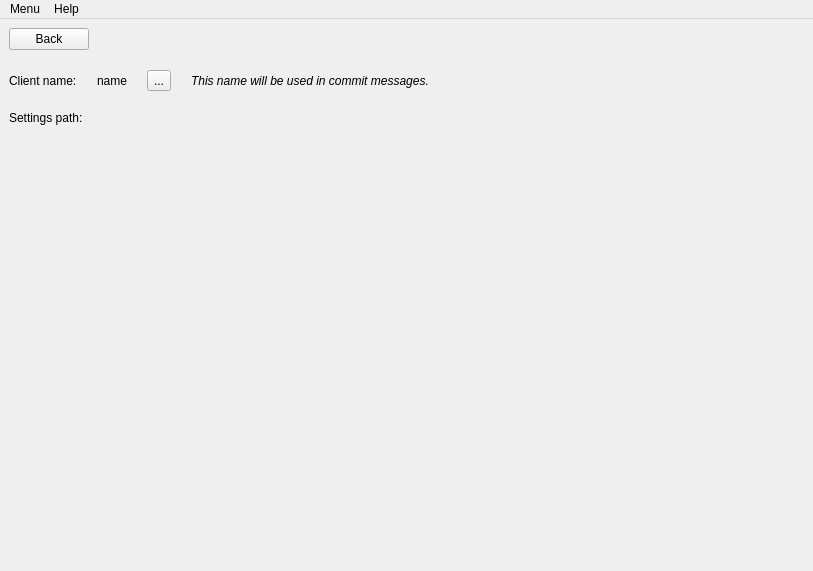
<?xml version="1.0" encoding="UTF-8"?>
<ui version="4.0">
 <class>MainWindow</class>
 <widget class="QMainWindow" name="MainWindow">
  <property name="geometry">
   <rect>
    <x>0</x>
    <y>0</y>
    <width>813</width>
    <height>571</height>
   </rect>
  </property>
  <property name="windowTitle">
   <string>Gid-Sync</string>
  </property>
  <property name="windowIcon">
   <iconset resource="../images/images.qrc">
    <normaloff>:/gid-sync</normaloff>:/gid-sync</iconset>
  </property>
  <widget class="QWidget" name="centralwidget">
   <layout class="QVBoxLayout" name="verticalLayout_4">
    <property name="leftMargin">
     <number>0</number>
    </property>
    <property name="topMargin">
     <number>0</number>
    </property>
    <property name="rightMargin">
     <number>0</number>
    </property>
    <property name="bottomMargin">
     <number>0</number>
    </property>
    <item>
     <widget class="QStackedWidget" name="stackedWidget">
      <property name="currentIndex">
       <number>1</number>
      </property>
      <widget class="QWidget" name="page_main">
       <layout class="QVBoxLayout" name="verticalLayout_3">
        <item>
         <layout class="QHBoxLayout" name="horizontalLayout_6">
          <item>
           <layout class="QVBoxLayout" name="verticalLayout_2">
            <item>
             <widget class="QListWidget" name="listWidget_repos">
              <property name="sizePolicy">
               <sizepolicy hsizetype="Fixed" vsizetype="Expanding">
                <horstretch>0</horstretch>
                <verstretch>0</verstretch>
               </sizepolicy>
              </property>
             </widget>
            </item>
            <item>
             <layout class="QHBoxLayout" name="horizontalLayout">
              <item>
               <widget class="QPushButton" name="pushButton_addRepo">
                <property name="sizePolicy">
                 <sizepolicy hsizetype="Preferred" vsizetype="Fixed">
                  <horstretch>0</horstretch>
                  <verstretch>0</verstretch>
                 </sizepolicy>
                </property>
                <property name="text">
                 <string>Add Repo</string>
                </property>
                <property name="icon">
                 <iconset resource="../images/images.qrc">
                  <normaloff>:/add_repo</normaloff>:/add_repo</iconset>
                </property>
               </widget>
              </item>
              <item>
               <spacer name="horizontalSpacer">
                <property name="orientation">
                 <enum>Qt::Horizontal</enum>
                </property>
                <property name="sizeType">
                 <enum>QSizePolicy::Minimum</enum>
                </property>
                <property name="sizeHint" stdset="0">
                 <size>
                  <width>40</width>
                  <height>20</height>
                 </size>
                </property>
               </spacer>
              </item>
              <item>
               <widget class="QToolButton" name="toolButton_removeRepo">
                <property name="toolTip">
                 <string>Remove selected repo from this app</string>
                </property>
                <property name="text">
                 <string>...</string>
                </property>
                <property name="icon">
                 <iconset resource="../images/images.qrc">
                  <normaloff>:/quit</normaloff>:/quit</iconset>
                </property>
               </widget>
              </item>
             </layout>
            </item>
           </layout>
          </item>
          <item>
           <widget class="QGroupBox" name="groupBox_repo">
            <property name="title">
             <string>Repo</string>
            </property>
            <layout class="QVBoxLayout" name="verticalLayout">
             <item>
              <widget class="QFrame" name="frame">
               <property name="frameShape">
                <enum>QFrame::StyledPanel</enum>
               </property>
               <property name="frameShadow">
                <enum>QFrame::Raised</enum>
               </property>
               <layout class="QHBoxLayout" name="horizontalLayout_5">
                <item>
                 <widget class="QLabel" name="label_repoName">
                  <property name="text">
                   <string>Repo Name</string>
                  </property>
                  <property name="alignment">
                   <set>Qt::AlignCenter</set>
                  </property>
                 </widget>
                </item>
                <item>
                 <widget class="QToolButton" name="toolButton_editRepoName">
                  <property name="toolTip">
                   <string>Edit repo display name for this app</string>
                  </property>
                  <property name="text">
                   <string>...</string>
                  </property>
                  <property name="icon">
                   <iconset resource="../images/images.qrc">
                    <normaloff>:/edit</normaloff>:/edit</iconset>
                  </property>
                 </widget>
                </item>
               </layout>
              </widget>
             </item>
             <item>
              <layout class="QHBoxLayout" name="horizontalLayout_3">
               <item>
                <widget class="QPushButton" name="pushButton_refresh">
                 <property name="text">
                  <string>Refresh</string>
                 </property>
                 <property name="icon">
                  <iconset resource="../images/images.qrc">
                   <normaloff>:/refresh</normaloff>:/refresh</iconset>
                 </property>
                </widget>
               </item>
               <item>
                <widget class="QPushButton" name="pushButton_pause">
                 <property name="text">
                  <string>Pause</string>
                 </property>
                 <property name="icon">
                  <iconset resource="../images/images.qrc">
                   <normaloff>:/pause</normaloff>:/pause</iconset>
                 </property>
                </widget>
               </item>
               <item>
                <widget class="QLabel" name="label_repoRefreshTime">
                 <property name="sizePolicy">
                  <sizepolicy hsizetype="Expanding" vsizetype="Preferred">
                   <horstretch>0</horstretch>
                   <verstretch>0</verstretch>
                  </sizepolicy>
                 </property>
                 <property name="text">
                  <string>Next refresh in:</string>
                 </property>
                </widget>
               </item>
               <item>
                <widget class="QToolButton" name="toolButton_editRepoRefreshTime">
                 <property name="toolTip">
                  <string>Edit refresh rate</string>
                 </property>
                 <property name="text">
                  <string>...</string>
                 </property>
                 <property name="icon">
                  <iconset resource="../images/images.qrc">
                   <normaloff>:/edit</normaloff>:/edit</iconset>
                 </property>
                </widget>
               </item>
              </layout>
             </item>
             <item>
              <widget class="QLabel" name="label_repoStatus">
               <property name="text">
                <string>Status:</string>
               </property>
               <property name="wordWrap">
                <bool>true</bool>
               </property>
              </widget>
             </item>
             <item>
              <widget class="QPlainTextEdit" name="plainTextEdit_repoLog">
               <property name="readOnly">
                <bool>true</bool>
               </property>
              </widget>
             </item>
             <item>
              <layout class="QGridLayout" name="gridLayout_2">
               <property name="topMargin">
                <number>0</number>
               </property>
               <item row="0" column="2">
                <widget class="QPushButton" name="pushButton_repoOpenPath">
                 <property name="text">
                  <string>Open</string>
                 </property>
                 <property name="icon">
                  <iconset resource="../images/images.qrc">
                   <normaloff>:/folder</normaloff>:/folder</iconset>
                 </property>
                </widget>
               </item>
               <item row="1" column="0">
                <widget class="QLabel" name="label_3">
                 <property name="text">
                  <string>Branch and remote:</string>
                 </property>
                </widget>
               </item>
               <item row="0" column="0">
                <widget class="QLabel" name="label_4">
                 <property name="text">
                  <string>Local path:</string>
                 </property>
                </widget>
               </item>
               <item row="1" column="1">
                <widget class="QLabel" name="label_repoBranchRemote">
                 <property name="text">
                  <string>-</string>
                 </property>
                </widget>
               </item>
               <item row="2" column="0">
                <widget class="QLabel" name="label_2">
                 <property name="text">
                  <string>Remote URL:</string>
                 </property>
                </widget>
               </item>
               <item row="0" column="1">
                <widget class="QLineEdit" name="lineEdit_repoPath">
                 <property name="readOnly">
                  <bool>true</bool>
                 </property>
                </widget>
               </item>
               <item row="2" column="1" colspan="2">
                <widget class="QLineEdit" name="lineEdit_repoRemoteUrl">
                 <property name="readOnly">
                  <bool>true</bool>
                 </property>
                </widget>
               </item>
              </layout>
             </item>
            </layout>
           </widget>
          </item>
         </layout>
        </item>
       </layout>
      </widget>
      <widget class="QWidget" name="page_settings">
       <layout class="QVBoxLayout" name="verticalLayout_5">
        <property name="spacing">
         <number>20</number>
        </property>
        <item>
         <layout class="QHBoxLayout" name="horizontalLayout_4">
          <item>
           <widget class="QPushButton" name="pushButton_settings_back">
            <property name="text">
             <string>Back</string>
            </property>
            <property name="icon">
             <iconset resource="../images/images.qrc">
              <normaloff>:/back</normaloff>:/back</iconset>
            </property>
           </widget>
          </item>
          <item>
           <spacer name="horizontalSpacer_2">
            <property name="orientation">
             <enum>Qt::Horizontal</enum>
            </property>
            <property name="sizeHint" stdset="0">
             <size>
              <width>40</width>
              <height>20</height>
             </size>
            </property>
           </spacer>
          </item>
         </layout>
        </item>
        <item>
         <layout class="QGridLayout" name="gridLayout">
          <item row="0" column="4">
           <spacer name="horizontalSpacer_4">
            <property name="orientation">
             <enum>Qt::Horizontal</enum>
            </property>
            <property name="sizeHint" stdset="0">
             <size>
              <width>40</width>
              <height>20</height>
             </size>
            </property>
           </spacer>
          </item>
          <item row="0" column="0">
           <widget class="QLabel" name="label">
            <property name="text">
             <string>Client name:</string>
            </property>
           </widget>
          </item>
          <item row="0" column="2">
           <widget class="QToolButton" name="toolButton_ourName_edit">
            <property name="text">
             <string>...</string>
            </property>
            <property name="icon">
             <iconset resource="../images/images.qrc">
              <normaloff>:/edit</normaloff>:/edit</iconset>
            </property>
           </widget>
          </item>
          <item row="0" column="1">
           <widget class="QLabel" name="label_settings_ourName">
            <property name="text">
             <string>name</string>
            </property>
           </widget>
          </item>
          <item row="0" column="3">
           <widget class="QLabel" name="label_5">
            <property name="font">
             <font>
              <italic>true</italic>
             </font>
            </property>
            <property name="text">
             <string>This name will be used in commit messages.</string>
            </property>
           </widget>
          </item>
         </layout>
        </item>
        <item>
         <widget class="QLabel" name="label_settingsPath">
          <property name="text">
           <string>Settings path:</string>
          </property>
          <property name="wordWrap">
           <bool>true</bool>
          </property>
         </widget>
        </item>
        <item>
         <spacer name="verticalSpacer">
          <property name="orientation">
           <enum>Qt::Vertical</enum>
          </property>
          <property name="sizeHint" stdset="0">
           <size>
            <width>20</width>
            <height>40</height>
           </size>
          </property>
         </spacer>
        </item>
       </layout>
      </widget>
      <widget class="QWidget" name="page_about">
       <layout class="QVBoxLayout" name="verticalLayout_6">
        <property name="spacing">
         <number>20</number>
        </property>
        <item>
         <layout class="QHBoxLayout" name="horizontalLayout_7">
          <item>
           <widget class="QPushButton" name="pushButton_about_back">
            <property name="text">
             <string>Back</string>
            </property>
            <property name="icon">
             <iconset resource="../images/images.qrc">
              <normaloff>:/back</normaloff>:/back</iconset>
            </property>
           </widget>
          </item>
          <item>
           <spacer name="horizontalSpacer_3">
            <property name="orientation">
             <enum>Qt::Horizontal</enum>
            </property>
            <property name="sizeHint" stdset="0">
             <size>
              <width>40</width>
              <height>20</height>
             </size>
            </property>
           </spacer>
          </item>
         </layout>
        </item>
        <item>
         <widget class="QLabel" name="label_7">
          <property name="text">
           <string/>
          </property>
          <property name="pixmap">
           <pixmap resource="../images/images.qrc">:/abouticon</pixmap>
          </property>
          <property name="alignment">
           <set>Qt::AlignCenter</set>
          </property>
         </widget>
        </item>
        <item>
         <widget class="QLabel" name="label_about_appname">
          <property name="font">
           <font>
            <pointsize>20</pointsize>
           </font>
          </property>
          <property name="styleSheet">
           <string notr="true"/>
          </property>
          <property name="text">
           <string>%APP_NAME%</string>
          </property>
          <property name="alignment">
           <set>Qt::AlignCenter</set>
          </property>
         </widget>
        </item>
        <item>
         <widget class="QLabel" name="label_about_appInfo">
          <property name="text">
           <string>%APP_VERSION%
%APP_YEAR% Gideon van der Kolf
noedigcode@gmail.com

Qt version %QT_VERSION%
Using icons from the Pastel SVG 1.2 icon set created by Michael Buckley</string>
          </property>
          <property name="alignment">
           <set>Qt::AlignCenter</set>
          </property>
         </widget>
        </item>
        <item>
         <widget class="QPlainTextEdit" name="plainTextEdit_about_changelog">
          <property name="styleSheet">
           <string notr="true">font-family: courier;</string>
          </property>
          <property name="readOnly">
           <bool>true</bool>
          </property>
         </widget>
        </item>
       </layout>
      </widget>
     </widget>
    </item>
   </layout>
  </widget>
  <widget class="QMenuBar" name="menuBar">
   <property name="geometry">
    <rect>
     <x>0</x>
     <y>0</y>
     <width>813</width>
     <height>20</height>
    </rect>
   </property>
   <widget class="QMenu" name="menuMenu">
    <property name="title">
     <string>Menu</string>
    </property>
    <addaction name="separator"/>
    <addaction name="action_Settings"/>
    <addaction name="separator"/>
    <addaction name="action_Show_Hide"/>
    <addaction name="action_Quit"/>
   </widget>
   <widget class="QMenu" name="menuHelp">
    <property name="title">
     <string>Help</string>
    </property>
    <addaction name="action_About"/>
   </widget>
   <addaction name="menuMenu"/>
   <addaction name="menuHelp"/>
  </widget>
  <action name="action_Refresh_All">
   <property name="icon">
    <iconset resource="../images/images.qrc">
     <normaloff>:/refresh</normaloff>:/refresh</iconset>
   </property>
   <property name="text">
    <string>Refresh All</string>
   </property>
  </action>
  <action name="action_Quit">
   <property name="icon">
    <iconset resource="../images/images.qrc">
     <normaloff>:/quit</normaloff>:/quit</iconset>
   </property>
   <property name="text">
    <string>Quit</string>
   </property>
  </action>
  <action name="action_Show_Hide">
   <property name="icon">
    <iconset resource="../images/images.qrc">
     <normaloff>:/show</normaloff>:/show</iconset>
   </property>
   <property name="text">
    <string>Show/Hide</string>
   </property>
  </action>
  <action name="action_Settings">
   <property name="icon">
    <iconset resource="../images/images.qrc">
     <normaloff>:/settings</normaloff>:/settings</iconset>
   </property>
   <property name="text">
    <string>Settings...</string>
   </property>
  </action>
  <action name="action_About">
   <property name="icon">
    <iconset resource="../images/images.qrc">
     <normaloff>:/about</normaloff>:/about</iconset>
   </property>
   <property name="text">
    <string>About</string>
   </property>
  </action>
 </widget>
 <resources>
  <include location="../images/images.qrc"/>
 </resources>
 <connections/>
</ui>
